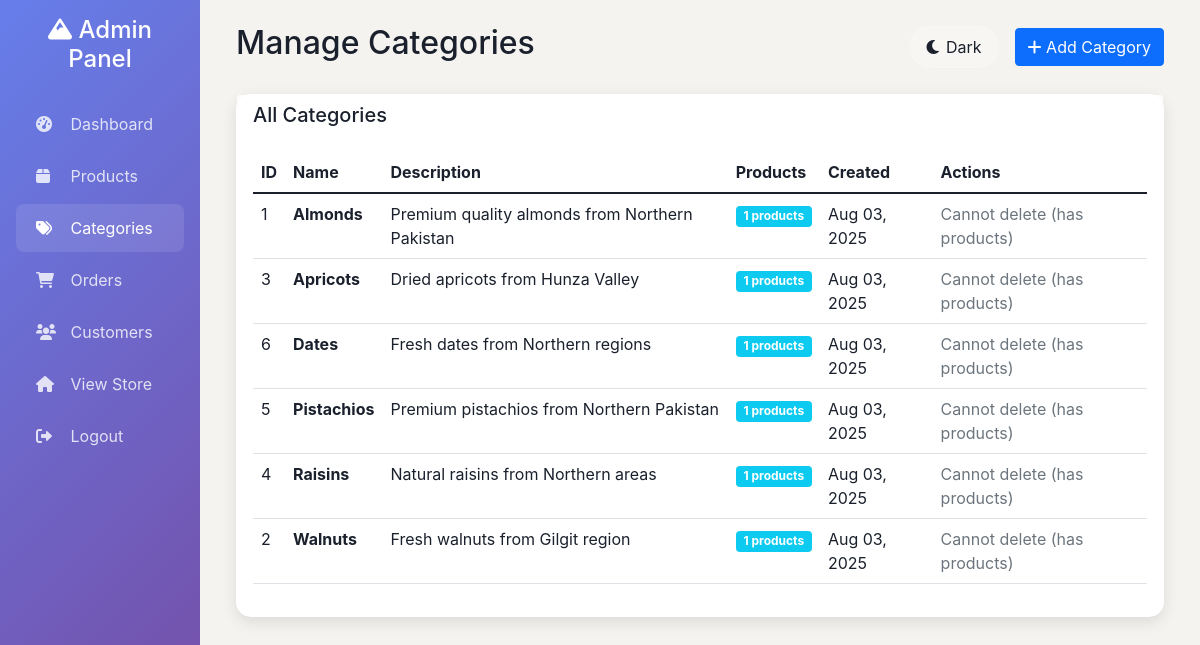
Screenshot of /admin/categories.php (signed in) with the database file from the repository.
### tables this page shows
CREATE TABLE categories (
    id INT PRIMARY KEY AUTO_INCREMENT,
    name VARCHAR(100) NOT NULL,
    description TEXT,
    created_at TIMESTAMP DEFAULT CURRENT_TIMESTAMP
);

### admin/categories.php (the view, shortened to what this page needs)
<?php
$pdo = getDBConnection();
$stmt = $pdo->prepare("
    SELECT c.id AS category_id, c.name, c.description, c.created_at,
           COUNT(p.id) as product_count
    FROM categories c
    LEFT JOIN products p ON c.id = p.category_id
    GROUP BY c.id
    ORDER BY c.name
");
$stmt->execute();
$categories = $stmt->fetchAll(PDO::FETCH_ASSOC);
?>
<!DOCTYPE html>
<html lang="en">
<head>
    <link href="https://cdn.jsdelivr.net/npm/bootstrap@5.1.3/dist/css/bootstrap.min.css" rel="stylesheet">
    <link href="https://cdnjs.cloudflare.com/ajax/libs/font-awesome/6.0.0/css/all.min.css" rel="stylesheet">
</head>
<body>
    <div class="container-fluid">
        <div class="row">
            <div class="col-md-3 col-lg-2 px-0">
                <div class="sidebar p-3">
                    <div class="text-center mb-4">
                        <h4 class="text-white">
                            <i class="fas fa-mountain"></i> Admin Panel
                        </h4>
                    </div>
                    <nav class="nav flex-column">
                        <a class="nav-link" href="dashboard.php">
                            <i class="fas fa-tachometer-alt"></i> Dashboard
                        </a>
                        <a class="nav-link" href="products.php">
                            <i class="fas fa-box"></i> Products
                        </a>
                        <a class="nav-link active" href="categories.php">
                            <i class="fas fa-tags"></i> Categories
                        </a>
                        <a class="nav-link" href="orders.php">
                            <i class="fas fa-shopping-cart"></i> Orders
                        </a>
                        <a class="nav-link" href="customers.php">
                            <i class="fas fa-users"></i> Customers
                        </a>
                        <a class="nav-link" href="../index.php">
                            <i class="fas fa-home"></i> View Store
                        </a>
                        <a class="nav-link" href="../logout.php">
                            <i class="fas fa-sign-out-alt"></i> Logout
                        </a>
                    </nav>
                </div>
            </div>
            <div class="col-md-9 col-lg-10">
                <div class="main-content p-4">
                    <div class="d-flex justify-content-between align-items-center mb-4">
                        <h2>Manage Categories</h2>
                        <div class="d-flex align-items-center">
                            <button class="btn theme-toggle me-3" onclick="toggleTheme()">
                                <i class="fas fa-moon" id="theme-icon"></i>
                                <span id="theme-text">Dark</span>
                            </button>
                            <button class="btn btn-primary" data-bs-toggle="modal" data-bs-target="#addCategoryModal">
                                <i class="fas fa-plus"></i> Add Category
                            </button>
                        </div>
                    </div>
                    <div class="card">
                        <div class="card-header">
                            <h5 class="mb-0">All Categories</h5>
                        </div>
                        <div class="card-body">
                            <div class="table-responsive">
                                <table class="table table-hover">
                                    <thead>
                                        <tr>
                                            <th>ID</th>
                                            <th>Name</th>
                                            <th>Description</th>
                                            <th>Products</th>
                                            <th>Created</th>
                                            <th>Actions</th>
                                        </tr>
                                    </thead>
                                    <tbody>
                                        <?php foreach ($categories as $category): ?>
                                            <tr>
                                                <td><?php echo $category['category_id']; ?></td>
                                                <td>
                                                    <strong><?php echo htmlspecialchars($category['name']); ?></strong>
                                                </td>
                                                <td><?php echo htmlspecialchars($category['description']); ?></td>
                                                <td>
                                                    <span class="badge bg-info"><?php echo $category['product_count']; ?> products</span>
                                                </td>
                                                <td><?php echo date('M d, Y', strtotime($category['created_at'])); ?></td>
                                                <td>
                                                    <?php if ($category['product_count'] == 0): ?>
                                                        <form method="POST" style="display: inline;" onsubmit="return confirm('Are you sure you want to delete this category?')">
                                                            <input type="hidden" name="action" value="delete">
                                                            <input type="hidden" name="category_id" value="<?php echo $category['category_id']; ?>">
                                                            <button type="submit" class="btn btn-sm btn-danger">
                                                                <i class="fas fa-trash"></i>
                                                            </button>
                                                        </form>
                                                    <?php else: ?>
                                                        <span class="text-muted">Cannot delete (has products)</span>
                                                    <?php endif; ?>
                                                </td>
                                            </tr>
                                        <?php endforeach; ?>
                                    </tbody>
                                </table>
                            </div>
                        </div>
                    </div>
                </div>
            </div>
        </div>
    </div>
</body>
</html>

### admin/categories.php (style rules this page uses)
:root { --primary-color: #667eea; --secondary-color: #764ba2; --background-color: #f5f3f0; --surface-color: rgba(255, 255, 255, 0.8); --text-primary: #1a202c; --text-secondary: #4a5568; --border-color: rgba(255, 255, 255, 0.2); --shadow-color: rgba(0, 0, 0, 0.1); --glass-bg: rgba(255, 255, 255, 0.25); --glass-border: rgba(255, 255, 255, 0.18); --card-bg: #ffffff; --sidebar-bg: linear-gradient(135deg, #667eea 0%, #764ba2 100%); }
* { transition: background-color 0.3s ease, color 0.3s ease, border-color 0.3s ease; }
body { background: var(--background-color); color: var(--text-primary); font-family: 'Inter', -apple-system, BlinkMacSystemFont, sans-serif; }
.sidebar { min-height: 100vh; background: var(--sidebar-bg); }
.sidebar .nav-link { color: rgba(255,255,255,0.8); padding: 12px 20px; border-radius: 8px; margin: 2px 0; transition: all 0.3s ease; }
.sidebar .nav-link:hover, .sidebar .nav-link.active { color: white; background: rgba(255,255,255,0.1); }
.sidebar .nav-link i { width: 20px; margin-right: 10px; }
.main-content { background: var(--background-color); min-height: 100vh; }
.theme-toggle { background: var(--glass-bg); border: 1px solid var(--glass-border); border-radius: 50px; padding: 8px 16px; color: var(--text-primary); backdrop-filter: blur(10px); transition: all 0.3s ease; cursor: pointer; }
.card { background: var(--card-bg); border: 1px solid var(--glass-border); border-radius: 15px; box-shadow: 0 5px 15px var(--shadow-color); }
.card-header { background: var(--surface-color); border-bottom: 1px solid var(--glass-border); }
.table { color: var(--text-primary); }
.table th { background: var(--surface-color); color: var(--text-primary); }

### rows the page displays
categories: id "1", name "Almonds", description "Premium quality almonds from Northern Pakistan", product_count "1", created_at "Aug 03, 2025"
categories: id "3", name "Apricots", description "Dried apricots from Hunza Valley", product_count "1", created_at "Aug 03, 2025"
categories: id "6", name "Dates", description "Fresh dates from Northern regions", product_count "1", created_at "Aug 03, 2025"
categories: id "5", name "Pistachios", description "Premium pistachios from Northern Pakistan", product_count "1", created_at "Aug 03, 2025"
categories: id "4", name "Raisins", description "Natural raisins from Northern areas", product_count "1", created_at "Aug 03, 2025"
categories: id "2", name "Walnuts", description "Fresh walnuts from Gilgit region", product_count "1", created_at "Aug 03, 2025"
